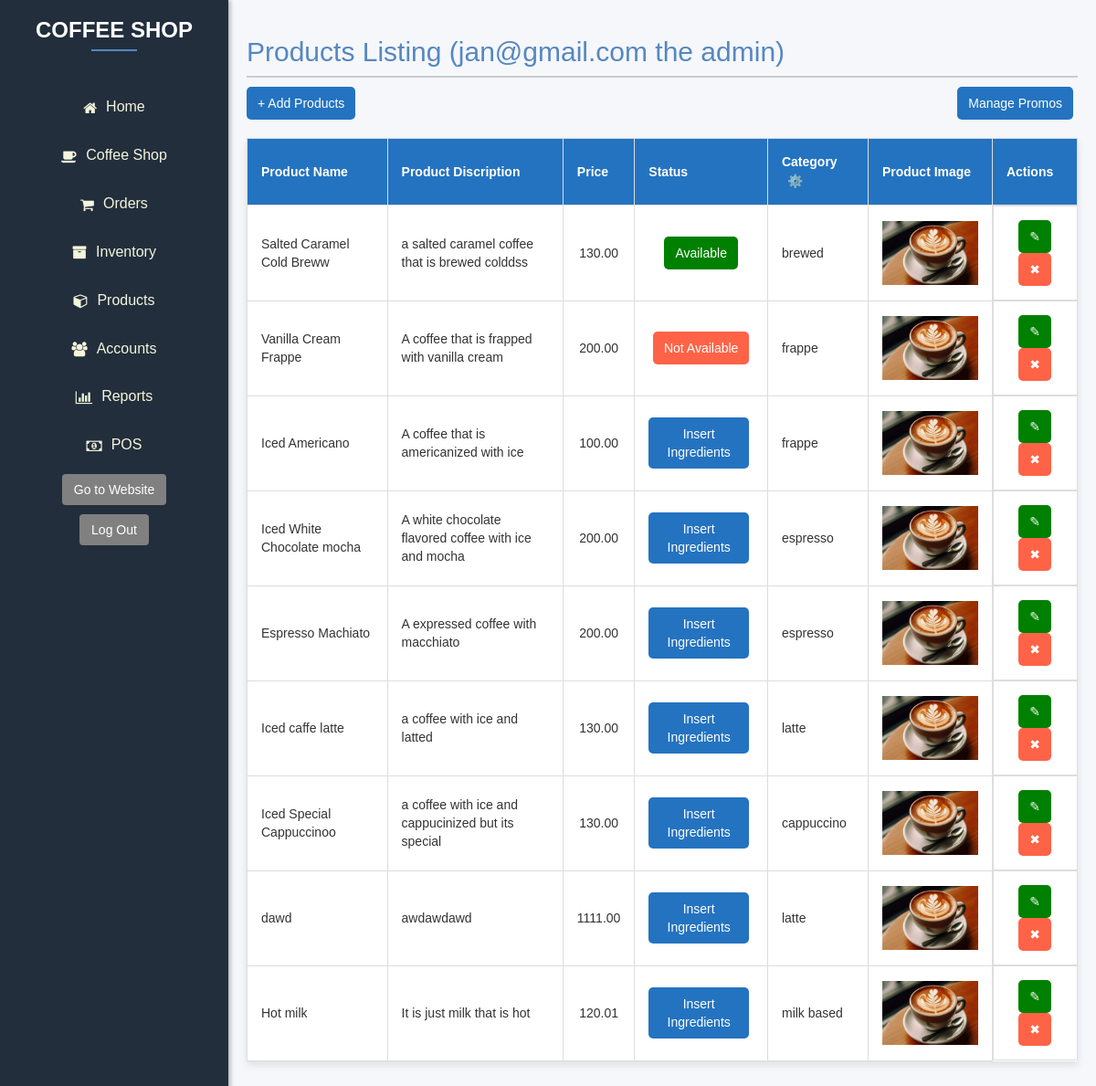
The page /admin_dashboard/products (signed in) on the database as committed earlier.
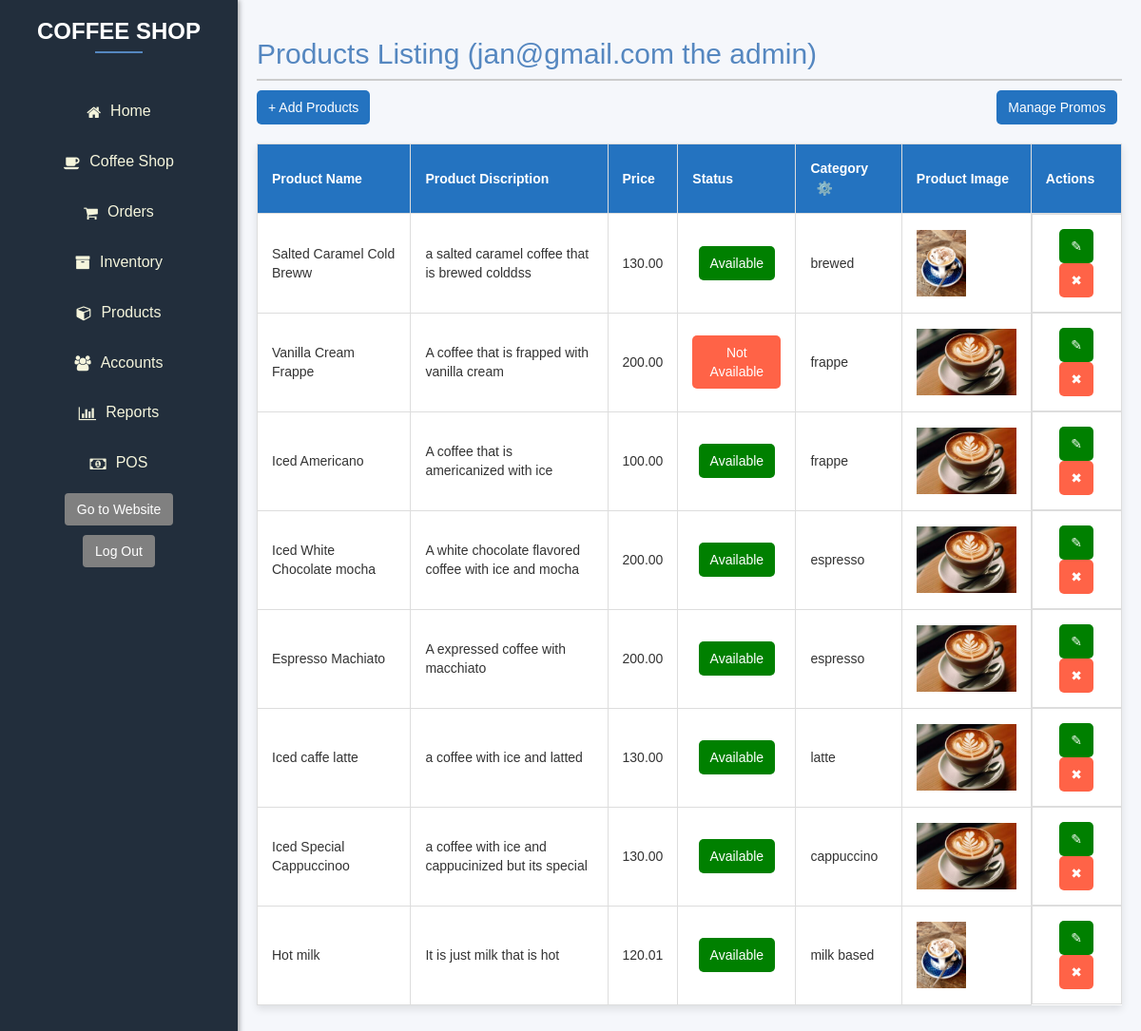
The same page on the database as committed later.
### tables this page shows
CREATE TABLE `tblproducts` (
  `product_id` int(11) NOT NULL,
  `product_name` varchar(255) NOT NULL,
  `product_description` text DEFAULT NULL,
  `price` decimal(10,2) NOT NULL,
  `image` varchar(255) DEFAULT NULL,
  `status` varchar(20) DEFAULT NULL,
  `category` varchar(50) DEFAULT NULL
);

### Core/functions.php (called while the page is built, shortened)
<?php
function base_path($path) {
  return BASE_PATH . $path;
}
function view($path, $attributes = []) {
  extract($attributes);
  require base_path('views/' . $path);
}

### Http/controllers/dashboard/products.php (called while the page is built, shortened)
<?php
include "connect.php";
$sql = "SELECT * FROM tblproducts";
$statement = $pdo->prepare($sql);
$statement->execute();
$productsData = $statement->fetchAll(PDO::FETCH_ASSOC);
$sql = "SELECT * FROM tblinventory";
$inventoryStatement = $pdo->prepare($sql);
$inventoryStatement->execute();
$inventoryData = $inventoryStatement->fetchAll(PDO::FETCH_ASSOC);
$sqlCategoryProduct = "SELECT * FROM tblcategory_product";
$categoryProductStatement = $pdo->prepare($sqlCategoryProduct);
$categoryProductStatement->execute();
$categoryProductData = $categoryProductStatement->fetchAll(PDO::FETCH_ASSOC);
$sqlPromos = "SELECT * FROM tblpromo";
$promosStatement = $pdo->prepare($sqlPromos);
$promosStatement->execute();
$promosData = $promosStatement->fetchAll(PDO::FETCH_ASSOC);
view('dashboard/products.view.php', [
    'inventoryData' => $inventoryData,
    'categoryProductData' => $categoryProductData,
    'productsData' => $productsData,
    'promosData' => $promosData,
]);

### public/index.php (called while the page is built, shortened)
<?php
require BASE_PATH . "Core/functions.php";
$router = new \Core\Router();
$uri = parse_url($_SERVER['REQUEST_URI'])['path'];
$method = $_POST['_method'] ?? $_SERVER['REQUEST_METHOD'];
$router->route($uri, $method);

### views/dashboard/products.view.php (the view, shortened to what this page needs)
<?php require "partials/head.php"; ?>
<?php require "partials/nav.php"; ?>
<link rel="stylesheet" href="/Dashboard/css/products.css">
<div class="dashboard">
    <div class="content">
        <h2>Products Listing
            <?php echo " (" . $_SESSION['user']['email'] . " the " . $_SESSION['user']['position'] . ") " ?>
        </h2>
        <div style="display: flex; justify-content: space-between;">
            <button type="button" class="button add-button" id="addForm">+ Add
                Products</button>
            <button type="button" class="button add-button" id="managePromosBtn" style="margin-left: auto;">Manage
                Promos</button>
        </div>
        <div>
            <table>
                <thead>
                    <tr>
                        <th>Product Name</th>
                        <th>Product Discription</th>
                        <th>Price</th>
                        <th>Status</th>
                        <th>Category<button type="button" id="categoryProduct" onclick="toggleForm()" style="background-color:transparent; border:none; padding:none;">⚙️</button>
                        </th>
                        <th>Product Image</th>
                        <th>Actions</th>
                    </tr>
                </thead>
                <tbody>
                    <?php foreach ($productsData as $products) : ?>
                        <tr>
                            <td>
                                <?= $products['product_name'] ?>
                            </td>
                            <td>
                                <?= $products['product_description'] ?>
                            </td>
                            <td style="text-align:center;">
                                <?= $products['price'] ?>
                            </td>
                            <?php if ($products['status'] == NULL) : ?>
                                <td style="text-align:center;">
                                    <button type="button" class="button add-button" onclick="toggleIngredientForm('ingredientsForm<?= $products['product_id'] ?>')">Insert
                                        Ingredients</button>
                                </td>
                            <?php else : ?>
                                <td style="text-align:center;">
                                    <?php if ($products['status'] == "Available") : ?>
                                        <button type="button" class="button edit-button" onclick="toggleIngredientsList('ingredientsList<?= $products['product_id'] ?>')">
                                            <?= $products['status'] ?>
                                        </button>
                                    <?php else : ?>
                                        <button type="button" class="button delete-button" onclick="toggleIngredientsList('ingredientsList<?= $products['product_id'] ?>')">
                                            <?= $products['status'] ?>
                                        </button>
                                    <?php endif; ?>
                                </td>
                            <?php endif; ?>
                            <td>
                                <?= $products['category'] ?>
                            </td>
                            <td>
                                <?php if (isset($products['image'])) : ?>
                                    <img height="70px" src="/uploads/<?= $products['image'] ?>" alt="">
                                <?php else : ?>
                                    <h5 style="text-align:center;">No Image</h5>
                                <?php endif; ?>
                            </td>
                            <td class="action-buttons" style="text-align:center;">
                                <form method="post" action="" class="button-form" onsubmit="return confirm('Are you sure you want to delete this product?');">
                                    <button type="button" class="button edit-button" onclick="toggleEditFormy('editForm<?= $products['product_id'] ?>')">✎</button>
                                    <button type="submit" name="submit_delete" class="button delete-button">✖</button>
                                </form>
                            </td>
                        </tr>
                    <?php endforeach; ?>
                </tbody>
            </table>
        </div>
        <br><br>
    </div>
</div>
</body>
</html>

### Core/Router.php (shortened to what this page needs)
<?php
class Router {
  protected $routes = [];
  public function add($method, $uri, $controller)
  {
    $this->routes[] = [
      'uri' => $uri,
      'controller' => $controller,
      'method' => $method,
      'middleware' => NULL,
    ];
    return $this;
  }
  public function only($key)
  {
    $this->routes[array_key_last($this->routes)]['middleware'] = $key;
  }
  public function route($uri, $method)
  {
    foreach ($this->routes as $route) {
      if ($route['uri'] === $uri && $route['method'] === strtoupper($method)) {
        return require base_path('Http/controllers/' . $route['controller']);
      }
    }
  }
}

### views/dashboard/partials/head.php (shortened to what this page needs)
<!DOCTYPE html>
<html lang="en">
<head>
    <link rel="stylesheet" href="https://maxcdn.bootstrapcdn.com/font-awesome/4.7.0/css/font-awesome.min.css">
    <link rel="stylesheet" href="https://maxcdn.bootstrapcdn.com/bootstrap/3.3.7/css/bootstrap.min.css">
    <link rel="stylesheet" href="/Dashboard/dashboard.css">
</head>
<body>

### views/dashboard/partials/nav.php (shortened to what this page needs)
<div class="sidebar">
    <h1>COFFEE SHOP</h1>
    <ul>
        <li><a href="/admin_dashboard"><i class="fa fa-home"></i> Home</a></li>
        <li><a href="/admin_dashboard/info"><i class="fa fa-coffee"></i> Coffee Shop</a></li>
        <li><a href="/admin_dashboard/orders"><i class="fa fa-shopping-cart"></i> Orders</a></li>
        <li><a href="/admin_dashboard/inventory"><i class="fa fa-archive"></i> Inventory</a></li>
        <li><a href="/admin_dashboard/products"><i class="fa fa-cube"></i> Products</a></li>
        <li><a href="/admin_dashboard/staffs"><i class="fa fa-users"></i> Accounts</a></li>
        <li><a href="/admin_dashboard/reports"><i class="fa fa-bar-chart"></i> Reports</a></li>
        <li><a href="/pos_frontend"><i class="fa fa-money"></i> POS</a></li>
        <button class="btn h6" style="background-color: grey;" onclick="window.location.href='/';">Go to Website</button>
        <form action="/sessions" method="POST">
            <button class="btn h6" style="background-color: grey;">Log Out</button>
        </form>
    </ul>
</div>

### public/Dashboard/dashboard.css (style rules this page uses)
:root { --primary-color: #5587c0; --secondary-color: #222E3C; --background-color: #F5F5DC; --text-color: #ffff; --button-color: #A52A2A; }
body, html { margin: 0; padding: 0; font-family: Arial, sans-serif; height: 100%; background-color: #F5F7FB; }
.dashboard { display: flex; height: 100%; }
.sidebar { width: 250px; background-color: var(--secondary-color); color: var(--text-color); padding: 0; box-shadow: 2px 0 5px rgba(0, 0, 0, 0.3); position: fixed; height: 100%; top: 0; left: 0; overflow-y: auto; display: flex; flex-direction: column; }
.sidebar h1 { text-align: center; margin-bottom: 40px; position: relative; font-size: 24px; font-weight: 600; }
.sidebar h1::after { content: ''; display: block; width: 50px; height: 2px; background-color: var(--primary-color); position: absolute; bottom: -10px; left: calc(50% - 25px); }
.sidebar ul { list-style-type: none; text-align: center; padding: 0; }
.sidebar ul li { margin: 0 !important; padding-top: 10px !important; }
.sidebar ul li a { display: flex; justify-content: center; align-items: center; padding: 10px; color: #F5F5DC; text-decoration: none; font-size: 16px; transition: 0.3s; }
.sidebar ul li a i { margin-right: 10px; transition: 0.3s; }
.content { background-color: #F5F7FB; margin-left: 250px; padding: 20px; width: calc(100% - 250px); }
.content h2 { color: var(--primary-color); border-bottom: 2px solid #ccc; padding-bottom: 10px; }

### public/Dashboard/css/products.css (style rules this page uses)
body { font-family: Arial, sans-serif; background-color: #F5F5DC; }
table { width: 100%; margin: 20px auto; border-collapse: collapse; box-shadow: 0 4px 8px rgba(0, 0, 0, 0.1); background-color: #fff; color: #333; }
th { background-color: #2473C0; color: #fff; }
.button.add-button { background-color: #2473c0; color: white; margin-right: 5px; }
.button.edit-button { background-color: green; color: white; }
.button.delete-button { background-color: #FF6347; color: white; }
.action-buttons { display: flex; }
.button-form { display: table-row; text-align: center; vertical-align: middle; }

Rows that differ between the two databases and show on the page:
removed tblproducts: product_name "dawd", product_description "awdawdawd", price "1111.00", category "latte", image (picture)
changed tblproducts "Salted Caramel Cold Breww": image: a different picture
changed tblproducts "Iced Americano": status empty → "Available" (drawn)
changed tblproducts "Iced White Chocolate mocha": status empty → "Available" (drawn)
changed tblproducts "Espresso Machiato": status empty → "Available" (drawn)
changed tblproducts "Iced caffe latte": status empty → "Available" (drawn)
changed tblproducts "Iced Special Cappuccinoo": status empty → "Available" (drawn)
changed tblproducts "Hot milk": status empty → "Available" (drawn); image: a different picture
Other text that changed with them:
list line gone: "Insert Ingredients"
new list line: "Available"
